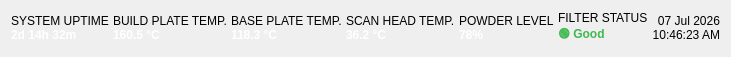
       <widget class="QFrame" name="statusBarFrame">
        <property name="maximumSize">
         <size>
          <width>16777215</width>
          <height>50</height>
         </size>
        </property>
        <layout class="QHBoxLayout" name="statusLayout">
         <property name="spacing">
          <number>4</number>
         </property>
         <item>
          <widget class="QLabel" name="label">
           <property name="text">
            <string>&lt;html&gt;&lt;body&gt;SYSTEM UPTIME&lt;br&gt;&lt;b style='color:white;'&gt;2d 14h 32m&lt;/b&gt;&lt;/body&gt;&lt;/html&gt;</string>
           </property>
           <property name="textFormat">
            <enum>Qt::TextFormat::RichText</enum>
           </property>
          </widget>
         </item>
         <item>
          <widget class="QLabel" name="label">
           <property name="text">
            <string>&lt;html&gt;&lt;body&gt;BUILD PLATE TEMP.&lt;br&gt;&lt;b style='color:white;'&gt;160.5 °C&lt;/b&gt;&lt;/body&gt;&lt;/html&gt;</string>
           </property>
           <property name="textFormat">
            <enum>Qt::TextFormat::RichText</enum>
           </property>
          </widget>
         </item>
         <item>
          <widget class="QLabel" name="label">
           <property name="text">
            <string>&lt;html&gt;&lt;body&gt;BASE PLATE TEMP.&lt;br&gt;&lt;b style='color:white;'&gt;118.3 °C&lt;/b&gt;&lt;/body&gt;&lt;/html&gt;</string>
           </property>
           <property name="textFormat">
            <enum>Qt::TextFormat::RichText</enum>
           </property>
          </widget>
         </item>
         <item>
          <widget class="QLabel" name="label">
           <property name="text">
            <string>&lt;html&gt;&lt;body&gt;SCAN HEAD TEMP.&lt;br&gt;&lt;b style='color:white;'&gt;36.2 °C&lt;/b&gt;&lt;/body&gt;&lt;/html&gt;</string>
           </property>
           <property name="textFormat">
            <enum>Qt::TextFormat::RichText</enum>
           </property>
          </widget>
         </item>
         <item>
          <widget class="QLabel" name="label">
           <property name="text">
            <string>&lt;html&gt;&lt;body&gt;POWDER LEVEL&lt;br&gt;&lt;b style='color:white;'&gt;78%&lt;/b&gt;&lt;/body&gt;&lt;/html&gt;</string>
           </property>
           <property name="textFormat">
            <enum>Qt::TextFormat::RichText</enum>
           </property>
          </widget>
         </item>
         <item>
          <widget class="QLabel" name="label">
           <property name="text">
            <string>&lt;html&gt;&lt;body&gt;FILTER STATUS&lt;br&gt;&lt;b style='color:#3fb950;'&gt;🟢 Good&lt;/b&gt;&lt;/body&gt;&lt;/html&gt;</string>
           </property>
           <property name="textFormat">
            <enum>Qt::TextFormat::RichText</enum>
           </property>
          </widget>
         </item>
         <item>
          <spacer>
           <property name="orientation">
            <enum>Qt::Orientation::Horizontal</enum>
           </property>
           <property name="sizeHint" stdset="0">
            <size>
             <width>0</width>
             <height>0</height>
            </size>
           </property>
          </spacer>
         </item>
         <item>
          <widget class="QLabel" name="label">
           <property name="text">
            <string>&lt;html&gt;&lt;body&gt;07 Jul 2026&lt;br&gt;10:46:23 AM&lt;/body&gt;&lt;/html&gt;</string>
           </property>
           <property name="textFormat">
            <enum>Qt::TextFormat::RichText</enum>
           </property>
           <property name="alignment">
            <set>Qt::AlignmentFlag::AlignRight|Qt::AlignmentFlag::AlignTrailing|Qt::AlignmentFlag::AlignVCenter</set>
           </property>
          </widget>
         </item>
        </layout>
       </widget>
